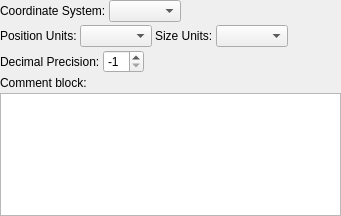
<ui version="4.0" >
 <class>DS9WriteOptions</class>
 <widget class="QWidget" name="DS9WriteOptions" >
  <property name="geometry" >
   <rect>
    <x>0</x>
    <y>0</y>
    <width>341</width>
    <height>216</height>
   </rect>
  </property>
  <property name="windowTitle" >
   <string>DS9 File Write Options</string>
  </property>
  <layout class="QVBoxLayout" >
   <property name="spacing" >
    <number>3</number>
   </property>
   <property name="leftMargin" >
    <number>0</number>
   </property>
   <property name="topMargin" >
    <number>0</number>
   </property>
   <property name="rightMargin" >
    <number>0</number>
   </property>
   <property name="bottomMargin" >
    <number>0</number>
   </property>
   <item>
    <layout class="QHBoxLayout" >
     <property name="spacing" >
      <number>3</number>
     </property>
     <item>
      <widget class="QLabel" name="label_3" >
       <property name="text" >
        <string>Coordinate System:</string>
       </property>
      </widget>
     </item>
     <item>
      <widget class="QComboBox" name="coordSystem" />
     </item>
     <item>
      <spacer>
       <property name="orientation" >
        <enum>Qt::Horizontal</enum>
       </property>
       <property name="sizeHint" >
        <size>
         <width>161</width>
         <height>20</height>
        </size>
       </property>
      </spacer>
     </item>
    </layout>
   </item>
   <item>
    <layout class="QHBoxLayout" >
     <property name="spacing" >
      <number>3</number>
     </property>
     <item>
      <widget class="QLabel" name="label" >
       <property name="text" >
        <string>Position Units:</string>
       </property>
      </widget>
     </item>
     <item>
      <widget class="QComboBox" name="positionUnits" />
     </item>
     <item>
      <widget class="QLabel" name="label_2" >
       <property name="text" >
        <string>Size Units:</string>
       </property>
      </widget>
     </item>
     <item>
      <widget class="QComboBox" name="sizeUnits" />
     </item>
     <item>
      <spacer>
       <property name="orientation" >
        <enum>Qt::Horizontal</enum>
       </property>
       <property name="sizeHint" >
        <size>
         <width>40</width>
         <height>20</height>
        </size>
       </property>
      </spacer>
     </item>
    </layout>
   </item>
   <item>
    <layout class="QHBoxLayout" >
     <property name="spacing" >
      <number>3</number>
     </property>
     <property name="topMargin" >
      <number>0</number>
     </property>
     <item>
      <widget class="QLabel" name="label_6" >
       <property name="text" >
        <string>Decimal Precision:</string>
       </property>
      </widget>
     </item>
     <item>
      <widget class="QSpinBox" name="precisionSpinner" >
       <property name="minimum" >
        <number>-1</number>
       </property>
       <property name="maximum" >
        <number>64</number>
       </property>
       <property name="value" >
        <number>-1</number>
       </property>
      </widget>
     </item>
     <item>
      <spacer>
       <property name="orientation" >
        <enum>Qt::Horizontal</enum>
       </property>
       <property name="sizeHint" >
        <size>
         <width>40</width>
         <height>20</height>
        </size>
       </property>
      </spacer>
     </item>
    </layout>
   </item>
   <item>
    <layout class="QVBoxLayout" >
     <property name="spacing" >
      <number>3</number>
     </property>
     <item>
      <widget class="QLabel" name="label_4" >
       <property name="text" >
        <string>Comment block:</string>
       </property>
      </widget>
     </item>
     <item>
      <widget class="QTextEdit" name="commentEdit" >
       <property name="html" >
        <string>&lt;html>&lt;head>&lt;meta name="qrichtext" content="1" />&lt;style type="text/css">
p, li { white-space: pre-wrap; }
&lt;/style>&lt;/head>&lt;body style=" font-family:'Sans Serif'; font-size:9pt; font-weight:400; font-style:normal;">
&lt;p style="-qt-paragraph-type:empty; margin-top:0px; margin-bottom:0px; margin-left:0px; margin-right:0px; -qt-block-indent:0; text-indent:0px;">&lt;/p>&lt;/body>&lt;/html></string>
       </property>
       <property name="acceptRichText" >
        <bool>false</bool>
       </property>
      </widget>
     </item>
    </layout>
   </item>
  </layout>
 </widget>
 <resources/>
 <connections/>
</ui>
